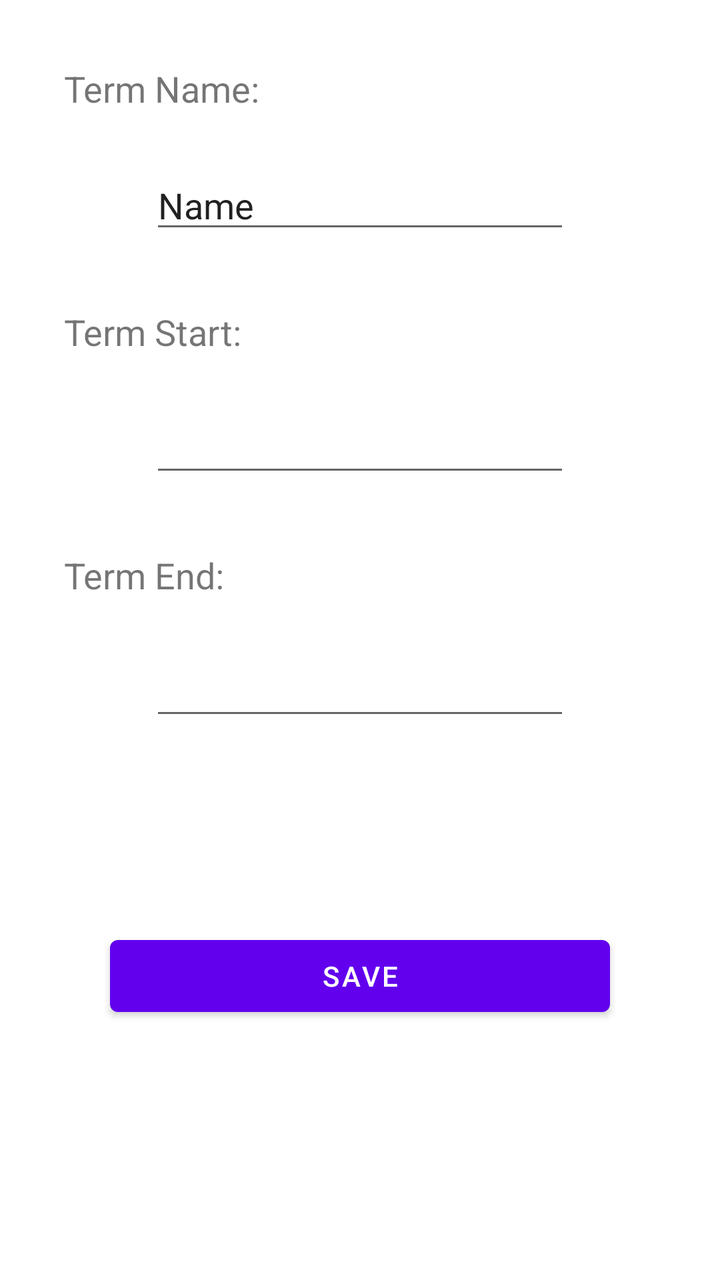
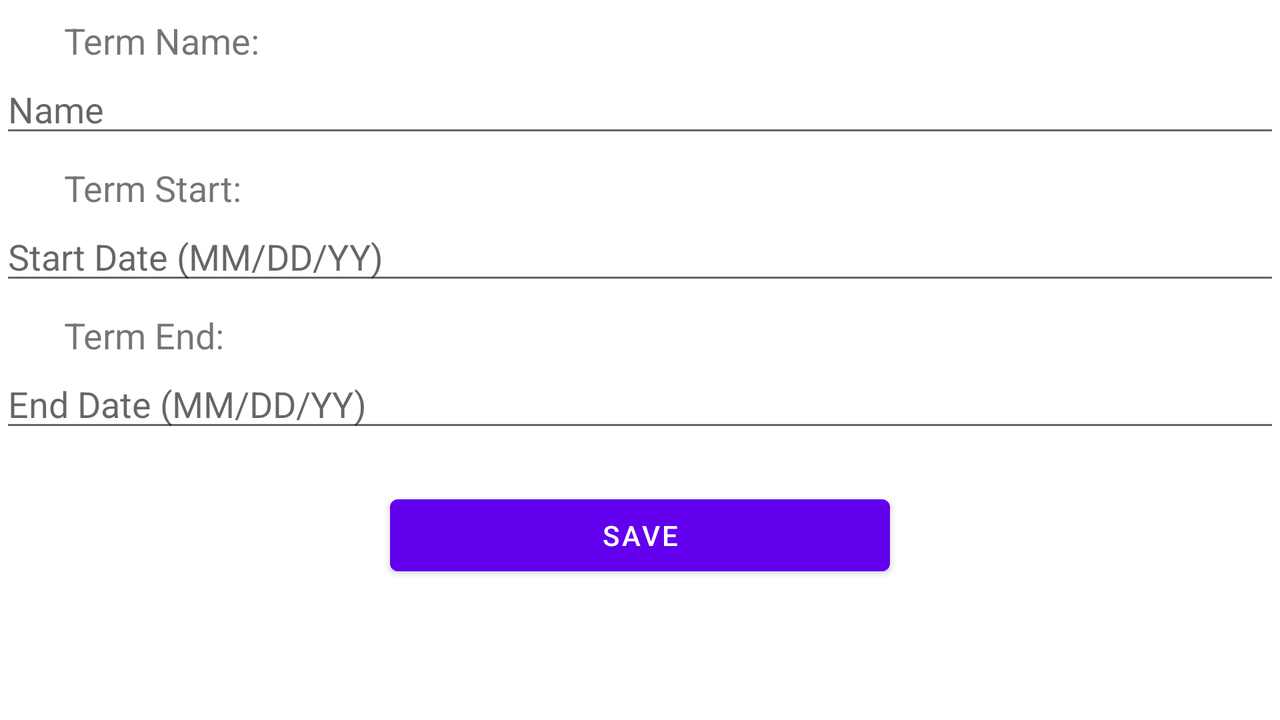

One screen, two layout resources from the same app: the default and the repository's alternative for another configuration. Each is rendered where Android would select it; the XML of both is given below.
<!-- AndroidManifest.xml: application theme Theme.C196_CourseTracker_MWilliams -->
<!-- res/layout/activity_term_add_edit.xml -->
<?xml version="1.0" encoding="utf-8"?>
<androidx.constraintlayout.widget.ConstraintLayout xmlns:android="http://schemas.android.com/apk/res/android"
    xmlns:app="http://schemas.android.com/apk/res-auto"
    xmlns:tools="http://schemas.android.com/tools"
    android:layout_width="match_parent"
    android:layout_height="match_parent"
    tools:context=".UI.TermAddEditActivity">

    <TextView
        android:id="@+id/termNameLabel"
        android:layout_width="wrap_content"
        android:layout_height="wrap_content"
        android:layout_marginStart="32dp"
        android:layout_marginTop="32dp"
        android:text="Term Name:"
        android:textSize="18sp"
        app:layout_constraintStart_toStartOf="parent"
        app:layout_constraintTop_toTopOf="parent" />

    <EditText
        android:id="@+id/termNameEditText"
        android:layout_width="wrap_content"
        android:layout_height="wrap_content"
        android:layout_marginTop="24dp"
        android:ems="10"
        android:inputType="textPersonName"
        android:text="Name"
        app:layout_constraintEnd_toEndOf="parent"
        app:layout_constraintStart_toStartOf="parent"
        app:layout_constraintTop_toBottomOf="@+id/termNameLabel" />

    <TextView
        android:id="@+id/termStartDateLabel"
        android:layout_width="wrap_content"
        android:layout_height="wrap_content"
        android:layout_marginTop="32dp"
        android:text="Term Start:"
        android:textSize="18sp"
        app:layout_constraintStart_toStartOf="@+id/termNameLabel"
        app:layout_constraintTop_toBottomOf="@+id/termNameEditText" />

    <EditText
        android:id="@+id/startEditTextDate"
        android:layout_width="wrap_content"
        android:layout_height="wrap_content"
        android:layout_marginTop="24dp"
        android:ems="10"
        android:inputType="date"
        app:layout_constraintEnd_toEndOf="parent"
        app:layout_constraintStart_toStartOf="parent"
        app:layout_constraintTop_toBottomOf="@+id/termStartDateLabel" />

    <TextView
        android:id="@+id/termEndDateLabel"
        android:layout_width="wrap_content"
        android:layout_height="wrap_content"
        android:layout_marginTop="32dp"
        android:text="Term End:"
        android:textSize="18sp"
        app:layout_constraintStart_toStartOf="@+id/termStartDateLabel"
        app:layout_constraintTop_toBottomOf="@+id/startEditTextDate" />

    <EditText
        android:id="@+id/endEditTextDate"
        android:layout_width="wrap_content"
        android:layout_height="wrap_content"
        android:layout_marginTop="24dp"
        android:ems="10"
        android:inputType="date"
        app:layout_constraintEnd_toEndOf="parent"
        app:layout_constraintStart_toStartOf="parent"
        app:layout_constraintTop_toBottomOf="@+id/termEndDateLabel" />

    <Button
        android:id="@+id/saveTermBtn"
        android:layout_width="250dp"
        android:layout_height="wrap_content"
        android:layout_marginBottom="128dp"
        android:text="Save"
        app:layout_constraintBottom_toBottomOf="parent"
        app:layout_constraintEnd_toEndOf="parent"
        app:layout_constraintStart_toStartOf="parent" />
</androidx.constraintlayout.widget.ConstraintLayout>
<!-- resources referenced by this layout -->
<resources>
  <style name="Theme.C196_CourseTracker_MWilliams" parent="Theme.MaterialComponents.DayNight.DarkActionBar">
          
          <item name="colorPrimary">@color/purple_500</item>
          <item name="colorPrimaryVariant">@color/purple_700</item>
          <item name="colorOnPrimary">@color/white</item>
          
          <item name="colorSecondary">@color/teal_200</item>
          <item name="colorSecondaryVariant">@color/teal_700</item>
          <item name="colorOnSecondary">@color/black</item>
          
          <item name="android:statusBarColor" tools:targetApi="l">?attr/colorPrimaryVariant</item>
          
      </style>
  <color name="white">#FFFFFFFF</color>
  <color name="black">#FF000000</color>
</resources>
<!-- res/layout-land/activity_term_add_edit.xml (the repository's variant of the layout above) -->
<!-- drawn on the phone turned sideways -->
<?xml version="1.0" encoding="utf-8"?>
<androidx.constraintlayout.widget.ConstraintLayout xmlns:android="http://schemas.android.com/apk/res/android"
    xmlns:app="http://schemas.android.com/apk/res-auto"
    xmlns:tools="http://schemas.android.com/tools"
    android:layout_width="match_parent"
    android:layout_height="match_parent"
    tools:context=".UI.TermAddEditActivity">

    <TextView
        android:id="@+id/assessmentEditTitleLabel"
        android:layout_width="wrap_content"
        android:layout_height="wrap_content"
        android:layout_marginStart="32dp"
        android:layout_marginTop="8dp"
        android:text="Term Name:"
        android:textSize="18sp"
        app:layout_constraintStart_toStartOf="parent"
        app:layout_constraintTop_toTopOf="parent" />

    <EditText
        android:id="@+id/assessmentNameEditText"
        android:layout_width="0dp"
        android:layout_height="wrap_content"
        android:ems="10"
        android:hint="Name"
        android:inputType="textPersonName"
        app:layout_constraintEnd_toEndOf="parent"
        app:layout_constraintStart_toStartOf="parent"
        app:layout_constraintTop_toBottomOf="@+id/assessmentEditTitleLabel" />

    <TextView
        android:id="@+id/assessmentEditDateLabel"
        android:layout_width="wrap_content"
        android:layout_height="wrap_content"
        android:layout_marginTop="8dp"
        android:text="Term Start:"
        android:textSize="18sp"
        app:layout_constraintStart_toStartOf="@+id/assessmentEditTitleLabel"
        app:layout_constraintTop_toBottomOf="@+id/assessmentNameEditText" />

    <EditText
        android:id="@+id/assessmentDateEditText"
        android:layout_width="0dp"
        android:layout_height="wrap_content"
        android:ems="10"
        android:hint="Start Date (MM/DD/YY)"
        android:inputType="date"
        app:layout_constraintEnd_toEndOf="parent"
        app:layout_constraintStart_toStartOf="parent"
        app:layout_constraintTop_toBottomOf="@+id/assessmentEditDateLabel" />

    <TextView
        android:id="@+id/assessmentEditTypeLabel"
        android:layout_width="wrap_content"
        android:layout_height="wrap_content"
        android:layout_marginTop="8dp"
        android:text="Term End:"
        android:textSize="18sp"
        app:layout_constraintStart_toStartOf="@+id/assessmentEditDateLabel"
        app:layout_constraintTop_toBottomOf="@+id/assessmentDateEditText" />

    <EditText
        android:id="@+id/instructorEmailTextEdit"
        android:layout_width="0dp"
        android:layout_height="wrap_content"
        android:ems="10"
        android:hint="End Date (MM/DD/YY)"
        android:inputType="date"
        app:layout_constraintEnd_toEndOf="parent"
        app:layout_constraintStart_toStartOf="parent"
        app:layout_constraintTop_toBottomOf="@+id/assessmentEditTypeLabel" />

    <Button
        android:id="@+id/saveAssessmentBtn"
        android:layout_width="250dp"
        android:layout_height="wrap_content"
        android:text="Save"
        app:layout_constraintBottom_toBottomOf="parent"
        app:layout_constraintEnd_toEndOf="parent"
        app:layout_constraintStart_toStartOf="parent"
        app:layout_constraintTop_toBottomOf="@+id/instructorEmailTextEdit"
        app:layout_constraintVertical_bias="0.25" />
</androidx.constraintlayout.widget.ConstraintLayout>
